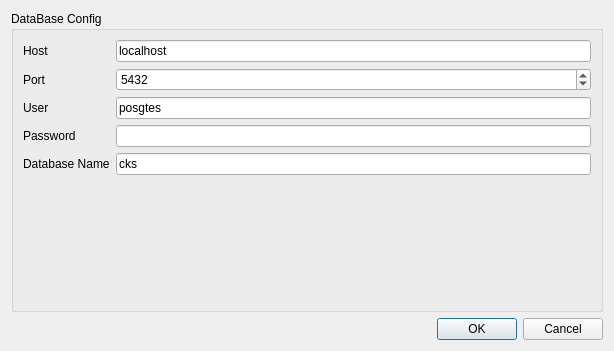
<?xml version="1.0" encoding="UTF-8"?>
<ui version="4.0">
 <class>ConfigDialog</class>
 <widget class="QDialog" name="ConfigDialog">
  <property name="geometry">
   <rect>
    <x>0</x>
    <y>0</y>
    <width>614</width>
    <height>351</height>
   </rect>
  </property>
  <property name="windowTitle">
   <string>Settings</string>
  </property>
  <layout class="QVBoxLayout" name="verticalLayout">
   <item>
    <widget class="QGroupBox" name="groupBox">
     <property name="title">
      <string>DataBase Config</string>
     </property>
     <layout class="QHBoxLayout" name="horizontalLayout">
      <item>
       <layout class="QFormLayout" name="formLayout">
        <item row="0" column="0">
         <widget class="QLabel" name="hostLabel">
          <property name="text">
           <string>Host</string>
          </property>
         </widget>
        </item>
        <item row="0" column="1">
         <widget class="QLineEdit" name="hostLineEdit">
          <property name="text">
           <string>localhost</string>
          </property>
         </widget>
        </item>
        <item row="1" column="0">
         <widget class="QLabel" name="portLabel">
          <property name="text">
           <string>Port</string>
          </property>
         </widget>
        </item>
        <item row="1" column="1">
         <widget class="QSpinBox" name="portSpinBox">
          <property name="maximum">
           <number>65535</number>
          </property>
          <property name="value">
           <number>5432</number>
          </property>
         </widget>
        </item>
        <item row="2" column="0">
         <widget class="QLabel" name="userLabel">
          <property name="text">
           <string>User</string>
          </property>
         </widget>
        </item>
        <item row="2" column="1">
         <widget class="QLineEdit" name="userLineEdit">
          <property name="text">
           <string>posgtes</string>
          </property>
         </widget>
        </item>
        <item row="3" column="0">
         <widget class="QLabel" name="passwordLabel">
          <property name="text">
           <string>Password</string>
          </property>
         </widget>
        </item>
        <item row="3" column="1">
         <widget class="QLineEdit" name="passwordLineEdit">
          <property name="echoMode">
           <enum>QLineEdit::Password</enum>
          </property>
         </widget>
        </item>
        <item row="4" column="0">
         <widget class="QLabel" name="databaseNameLabel">
          <property name="text">
           <string>Database Name</string>
          </property>
         </widget>
        </item>
        <item row="4" column="1">
         <widget class="QLineEdit" name="databaseNameLineEdit">
          <property name="text">
           <string>cks</string>
          </property>
         </widget>
        </item>
       </layout>
      </item>
     </layout>
    </widget>
   </item>
   <item>
    <widget class="QDialogButtonBox" name="buttonBox">
     <property name="orientation">
      <enum>Qt::Horizontal</enum>
     </property>
     <property name="standardButtons">
      <set>QDialogButtonBox::Cancel|QDialogButtonBox::Ok</set>
     </property>
    </widget>
   </item>
  </layout>
 </widget>
 <resources/>
 <connections>
  <connection>
   <sender>buttonBox</sender>
   <signal>accepted()</signal>
   <receiver>ConfigDialog</receiver>
   <slot>accept()</slot>
   <hints>
    <hint type="sourcelabel">
     <x>248</x>
     <y>254</y>
    </hint>
    <hint type="destinationlabel">
     <x>157</x>
     <y>274</y>
    </hint>
   </hints>
  </connection>
  <connection>
   <sender>buttonBox</sender>
   <signal>rejected()</signal>
   <receiver>ConfigDialog</receiver>
   <slot>reject()</slot>
   <hints>
    <hint type="sourcelabel">
     <x>316</x>
     <y>260</y>
    </hint>
    <hint type="destinationlabel">
     <x>286</x>
     <y>274</y>
    </hint>
   </hints>
  </connection>
 </connections>
</ui>
